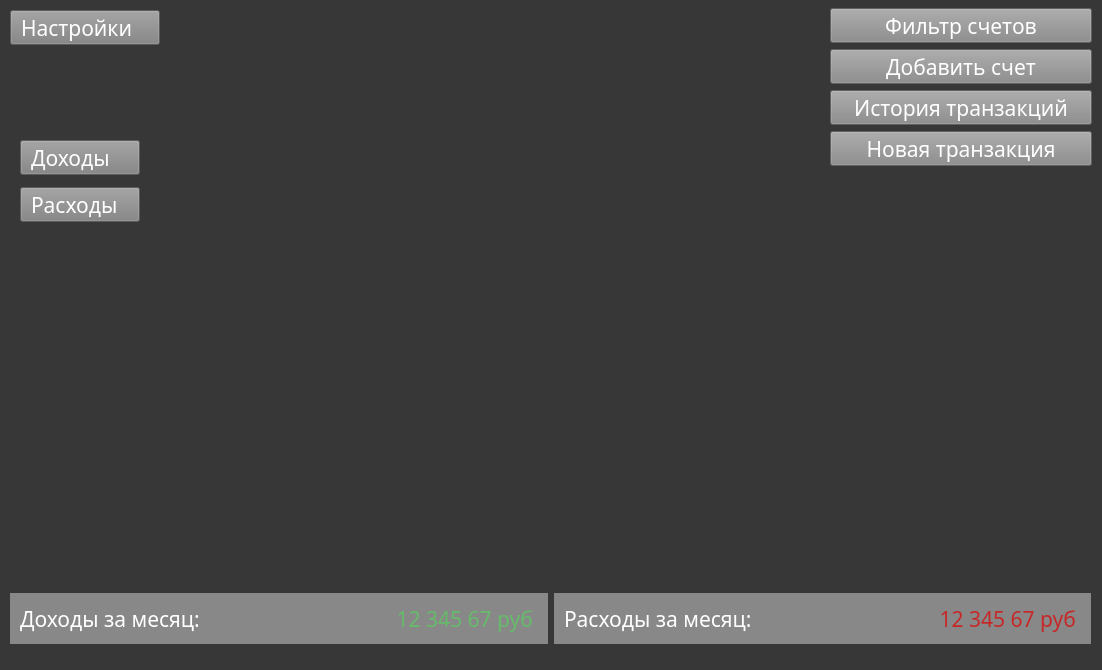
<?xml version="1.0" encoding="UTF-8"?>
<ui version="4.0">
 <class>MainWindow</class>
 <widget class="QMainWindow" name="MainWindow">
  <property name="geometry">
   <rect>
    <x>0</x>
    <y>0</y>
    <width>1102</width>
    <height>670</height>
   </rect>
  </property>
  <property name="font">
   <font>
    <weight>75</weight>
    <bold>true</bold>
   </font>
  </property>
  <property name="windowTitle">
   <string>OkayMoney</string>
  </property>
  <property name="styleSheet">
   <string notr="true">background-color: rgb(55, 55, 55);
color: rgb(255, 255, 255);</string>
  </property>
  <widget class="QWidget" name="centralwidget">
   <widget class="QWidget" name="pie_place" native="true">
    <property name="geometry">
     <rect>
      <x>200</x>
      <y>60</y>
      <width>611</width>
      <height>471</height>
     </rect>
    </property>
   </widget>
   <widget class="QWidget" name="layoutWidget">
    <property name="geometry">
     <rect>
      <x>830</x>
      <y>0</y>
      <width>262</width>
      <height>171</height>
     </rect>
    </property>
    <layout class="QVBoxLayout" name="accounts_layout">
     <property name="spacing">
      <number>0</number>
     </property>
     <item>
      <widget class="QPushButton" name="accounts_filter_btn">
       <property name="minimumSize">
        <size>
         <width>0</width>
         <height>35</height>
        </size>
       </property>
       <property name="maximumSize">
        <size>
         <width>400</width>
         <height>30</height>
        </size>
       </property>
       <property name="font">
        <font>
         <family>Gotham Pro Medium</family>
         <pointsize>16</pointsize>
        </font>
       </property>
       <property name="styleSheet">
        <string notr="true">text-align: center;
background-color: rgb(136, 136, 136);
</string>
       </property>
       <property name="text">
        <string>Фильтр счетов</string>
       </property>
      </widget>
     </item>
     <item>
      <widget class="QPushButton" name="add_account_btn">
       <property name="minimumSize">
        <size>
         <width>0</width>
         <height>35</height>
        </size>
       </property>
       <property name="maximumSize">
        <size>
         <width>400</width>
         <height>30</height>
        </size>
       </property>
       <property name="font">
        <font>
         <family>Gotham Pro Medium</family>
         <pointsize>16</pointsize>
        </font>
       </property>
       <property name="styleSheet">
        <string notr="true">text-align:center;
background-color: rgb(136, 136, 136);
</string>
       </property>
       <property name="text">
        <string>Добавить счет</string>
       </property>
      </widget>
     </item>
     <item>
      <widget class="QPushButton" name="transactions_history_btn">
       <property name="minimumSize">
        <size>
         <width>0</width>
         <height>35</height>
        </size>
       </property>
       <property name="maximumSize">
        <size>
         <width>400</width>
         <height>30</height>
        </size>
       </property>
       <property name="font">
        <font>
         <family>Gotham Pro Medium</family>
         <pointsize>16</pointsize>
        </font>
       </property>
       <property name="styleSheet">
        <string notr="true">text-align:center;
background-color: rgb(136, 136, 136);
</string>
       </property>
       <property name="text">
        <string>История транзакций</string>
       </property>
      </widget>
     </item>
     <item>
      <widget class="QPushButton" name="new_transaction_btn">
       <property name="minimumSize">
        <size>
         <width>0</width>
         <height>35</height>
        </size>
       </property>
       <property name="maximumSize">
        <size>
         <width>400</width>
         <height>30</height>
        </size>
       </property>
       <property name="font">
        <font>
         <family>Gotham Pro Medium</family>
         <pointsize>16</pointsize>
        </font>
       </property>
       <property name="styleSheet">
        <string notr="true">text-align:center;
background-color: rgb(136, 136, 136);
</string>
       </property>
       <property name="text">
        <string>Новая транзакция</string>
       </property>
      </widget>
     </item>
    </layout>
   </widget>
   <widget class="QWidget" name="layoutWidget_3">
    <property name="geometry">
     <rect>
      <x>20</x>
      <y>130</y>
      <width>131</width>
      <height>101</height>
     </rect>
    </property>
    <layout class="QVBoxLayout" name="verticalLayout_4">
     <property name="spacing">
      <number>0</number>
     </property>
     <item>
      <widget class="QPushButton" name="OnlyIncomes">
       <property name="minimumSize">
        <size>
         <width>50</width>
         <height>35</height>
        </size>
       </property>
       <property name="maximumSize">
        <size>
         <width>120</width>
         <height>35</height>
        </size>
       </property>
       <property name="font">
        <font>
         <family>Gotham Pro Medium</family>
         <pointsize>16</pointsize>
        </font>
       </property>
       <property name="styleSheet">
        <string notr="true">text-align:left;
padding-left:10px;
background-color: rgb(129, 129, 129);</string>
       </property>
       <property name="text">
        <string>Доходы</string>
       </property>
      </widget>
     </item>
     <item>
      <widget class="QPushButton" name="OnlyExpenses">
       <property name="minimumSize">
        <size>
         <width>0</width>
         <height>35</height>
        </size>
       </property>
       <property name="maximumSize">
        <size>
         <width>120</width>
         <height>30</height>
        </size>
       </property>
       <property name="font">
        <font>
         <family>Gotham Pro Medium</family>
         <pointsize>16</pointsize>
        </font>
       </property>
       <property name="styleSheet">
        <string notr="true">text-align:left;
background-color: rgb(136, 136, 136);
padding-left:10px;
background-color: rgb(129, 129, 129);</string>
       </property>
       <property name="text">
        <string>Расходы</string>
       </property>
      </widget>
     </item>
    </layout>
   </widget>
   <widget class="QWidget" name="layoutWidget">
    <property name="geometry">
     <rect>
      <x>10</x>
      <y>593</y>
      <width>1081</width>
      <height>51</height>
     </rect>
    </property>
    <layout class="QHBoxLayout" name="horizontalLayout_3">
     <item>
      <layout class="QHBoxLayout" name="horizontalLayout">
       <property name="spacing">
        <number>0</number>
       </property>
       <item>
        <widget class="QLabel" name="MonthlyIncome">
         <property name="font">
          <font>
           <family>Gotham Pro Medium</family>
           <pointsize>16</pointsize>
          </font>
         </property>
         <property name="styleSheet">
          <string notr="true">background-color: rgb(136, 136, 136);
padding-left:5px;</string>
         </property>
         <property name="text">
          <string>Доходы за месяц:</string>
         </property>
        </widget>
       </item>
       <item>
        <widget class="QLabel" name="MonthlyIncomeMoney">
         <property name="font">
          <font>
           <family>Gotham Pro Medium</family>
           <pointsize>16</pointsize>
           <weight>50</weight>
           <italic>false</italic>
           <bold>false</bold>
          </font>
         </property>
         <property name="styleSheet">
          <string notr="true">background-color: rgb(136, 136, 136);
padding-right:10px;
color: rgb(102, 187, 106);
</string>
         </property>
         <property name="text">
          <string>12 345 67 руб</string>
         </property>
         <property name="alignment">
          <set>Qt::AlignRight|Qt::AlignTrailing|Qt::AlignVCenter</set>
         </property>
        </widget>
       </item>
      </layout>
     </item>
     <item>
      <layout class="QHBoxLayout" name="horizontalLayout_2">
       <property name="spacing">
        <number>0</number>
       </property>
       <item>
        <widget class="QLabel" name="MonthlyExpenses">
         <property name="font">
          <font>
           <family>Gotham Pro Medium</family>
           <pointsize>16</pointsize>
          </font>
         </property>
         <property name="styleSheet">
          <string notr="true">background-color: rgb(136, 136, 136);
padding-left:5px;</string>
         </property>
         <property name="text">
          <string>Расходы за месяц:</string>
         </property>
        </widget>
       </item>
       <item>
        <widget class="QLabel" name="MonthlyExpensesMoney">
         <property name="font">
          <font>
           <family>Gotham Pro Medium</family>
           <pointsize>16</pointsize>
           <weight>50</weight>
           <bold>false</bold>
          </font>
         </property>
         <property name="styleSheet">
          <string notr="true">background-color: rgb(136, 136, 136);
padding-right:10px;
color: rgb(198, 40, 40);</string>
         </property>
         <property name="text">
          <string>12 345 67 руб</string>
         </property>
         <property name="alignment">
          <set>Qt::AlignRight|Qt::AlignTrailing|Qt::AlignVCenter</set>
         </property>
        </widget>
       </item>
      </layout>
     </item>
    </layout>
   </widget>
   <widget class="QPushButton" name="settings_btn">
    <property name="geometry">
     <rect>
      <x>10</x>
      <y>10</y>
      <width>150</width>
      <height>35</height>
     </rect>
    </property>
    <property name="minimumSize">
     <size>
      <width>150</width>
      <height>35</height>
     </size>
    </property>
    <property name="maximumSize">
     <size>
      <width>160</width>
      <height>35</height>
     </size>
    </property>
    <property name="font">
     <font>
      <family>Gotham Pro Medium</family>
      <pointsize>16</pointsize>
     </font>
    </property>
    <property name="styleSheet">
     <string notr="true">text-align:left;
padding-left:10px;
background-color: rgb(129, 129, 129);</string>
    </property>
    <property name="text">
     <string>Настройки</string>
    </property>
   </widget>
  </widget>
  <widget class="QMenuBar" name="menubar">
   <property name="geometry">
    <rect>
     <x>0</x>
     <y>0</y>
     <width>1102</width>
     <height>26</height>
    </rect>
   </property>
  </widget>
 </widget>
 <resources/>
 <connections/>
</ui>
